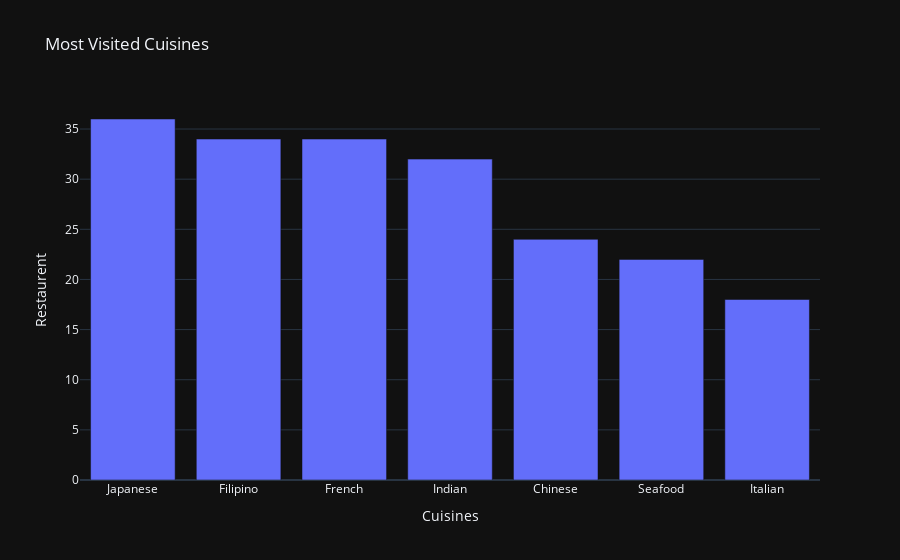

The notebook cell this image was saved under:
### Code cell
fig=px.bar(data_frame=temp,x="Cuisines",y="Restaurent",title="Most Visited Cuisines")
fig.update_xaxes(categoryorder="total descending")

### Figure 1 — Plotly figure (JSON) as saved in the notebook; plotly's stock layout.template omitted (floating-point values rounded to 4 significant figures)
{"data": [{"alignmentgroup": "True", "hovertemplate": "Cuisines=%{x}<br>Restaurent=%{y}<extra></extra>", "legendgroup": "", "marker": {"color": "#636efa", "pattern": {"shape": ""}}, "name": "", "offsetgroup": "", "orientation": "v", "showlegend": false, "textposition": "auto", "x": ["Chinese", "Filipino", "French", "Indian", "Italian", "Japanese", "Seafood"], "xaxis": "x", "y": [24, 34, 34, 32, 18, 36, 22], "yaxis": "y", "type": "bar"}], "layout": {"xaxis": {"anchor": "y", "domain": [0.0, 1.0], "title": {"text": "Cuisines"}, "categoryorder": "total descending"}, "yaxis": {"anchor": "x", "domain": [0.0, 1.0], "title": {"text": "Restaurent"}}, "legend": {"tracegroupgap": 0}, "title": {"text": "Most Visited Cuisines"}, "barmode": "relative"}}
